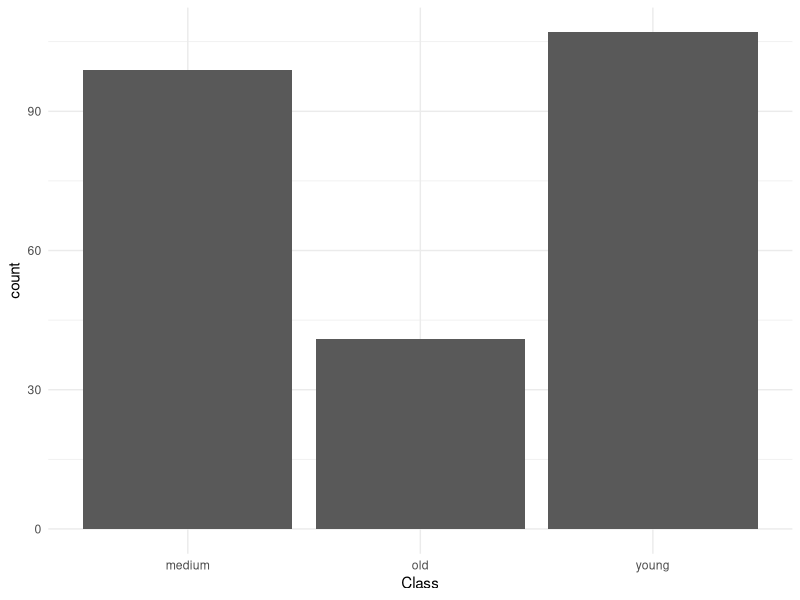
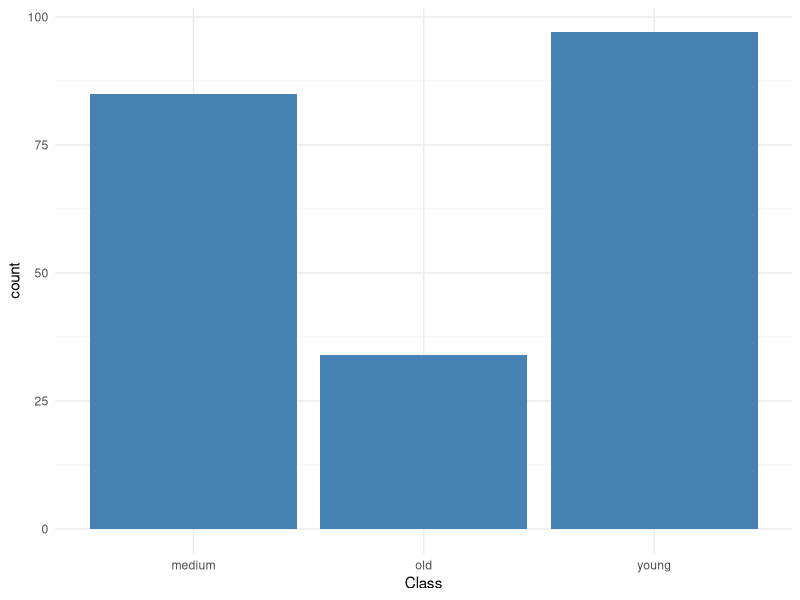
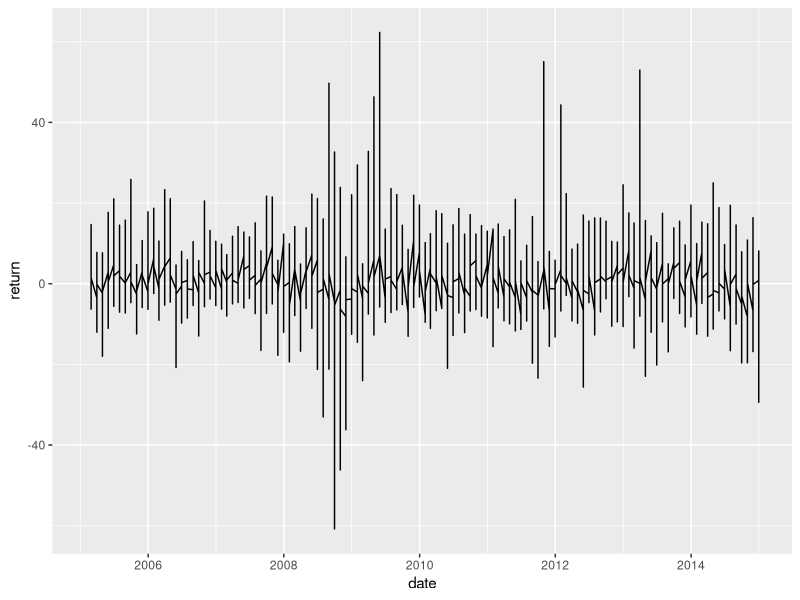
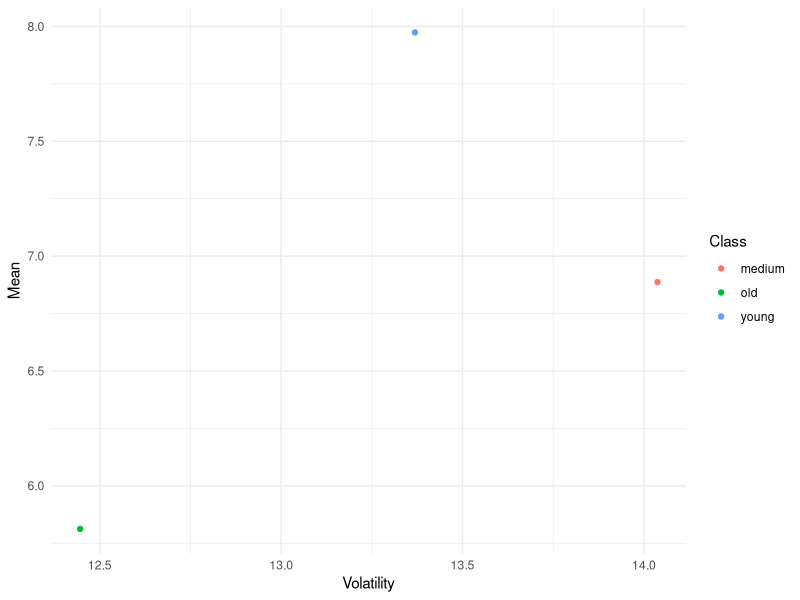

Reproduce these figures in R, in order.
## ---- chunk 1
#laden der benötigten packages
library(tidyverse)
library(scales)
library(lubridate)
library(RColorBrewer)
## ---- chunk 2
#Laden von Basedata, Auswahl der verwendeten Variablen
basedata <- read_csv("DATA/basedata.csv")

basedata <- select(basedata, name, secid, `Inception Date`,`Obsolete Date`, `Fund Size Date`, `Fund Size USD`)

## ---- chunk 3
#Ersetzen der NAs für spätestes Ablesedatum und Auswahl der Funds jünger als 2005-01-01 und aktiv bis 2015

age_final <- basedata %>% 
    mutate(`Obsolete Date` = coalesce(`Obsolete Date`,`Fund Size Date`))%>%
  filter(`Inception Date`< "2005-01-01")%>%
  filter(`Obsolete Date`> "2015-01-01")


## ---- chunk 4

#Alter als Differenz von der unteren Grenze 2015-01-01, Umwandlung in Jahre gerundet als neue Spalte

age_final <- age_final %>%
  mutate(Age_Int=as.Date("2005-01-01"))%>%
  mutate(Age= (`Age_Int` - `Inception Date`))%>%
  mutate((Month = round((Age/30.417)/12, digit=1)))%>%
  mutate(Age_Years=as.numeric(`(Month = round((Age/30.417)/12, digit = 1))`))%>%
  select(name, secid,`Inception Date`,`Obsolete Date`,Age_Years)
## ---- chunk 5
# Bildung der Klassen für das Alter

age_final <- age_final%>%
  mutate(Class = case_when(
Age_Years < 4  ~ "young", Age_Years >= 4 & Age_Years < 10 ~ "medium", Age_Years >= 10 ~ "old"))%>%
  arrange(secid, .by_group = FALSE)

ggplot(age_final)+ geom_bar(aes(Class))+ theme_minimal()
## ---- chunk 6
#Für Größenvergleich Löschen aller Funds ohne Fund Size value

basedata_size <- filter(basedata, `Fund Size USD`>0)

#auch hier anlegen der Daten, filtern nach Zeitinterval

size_final <- basedata_size %>% 
    mutate(`Obsolete Date` = coalesce(`Obsolete Date`,`Fund Size Date`))%>%
  filter(`Inception Date`< "2005-01-01")%>%
  filter(`Obsolete Date`> "2015-01-01")%>%
  filter(`Fund Size Date`> "2005-01-01")%>%
  filter(`Fund Size Date`> "2015-01-01")

#oder nur filtern nach ablesedatum der size
size_final <- basedata_size %>% 
    mutate(`Obsolete Date` = coalesce(`Obsolete Date`,`Fund Size Date`))%>%
  filter(`Fund Size Date`> "2015-01-01")

#Pi: bekomme hier eine Fehlermeldung beim Knitten, dass das Objekt 'basedata_clean2000' nicht gefunden wurde. Habe es daher erstmal rausgenommen.
#LS: ist behoben

## ---- chunk 7
#laden des Datensatzes "mri"
mri <- read_csv("DATA/mri.csv")

# date-variable als date bezeichnen, format dem in clean_final angleichen
mri$date <- as.Date(mri$date, format="%d.%m.%Y")

#filtern nach Zeitinterval
mri05_15 <- mri%>%
  filter(date>= "2005-01-01")%>%
  filter(date< "2015-01-01")

#Löschen aller Funds mit NAs, also keinen Werten für mri

mri05_15[, 2:980][mri05_15[, 2:980] == "-NA"] <- NA

mri05_15 <- mri05_15 %>%
    select_if(~ !any(is.na(.)))

#umwandeln aller funds in character, dann pivot_longer um daten zu reorganisieren
mri05_15$FHUSA04GGS <- as.character(mri05_15$FHUSA04GGS)
mri05_15$FHUSA04B6U <- as.character(mri05_15$FHUSA04B6U)
mri05_15$F00000GUU3 <- as.character(mri05_15$F00000GUU3)

tidy_data <- pivot_longer(mri05_15, cols = 2:231, names_to ="secid", values_to = "mri")

#mri von character in numeric
tidy_data$mri <- as.numeric(tidy_data$mri)
## ---- chunk 8

#einlesen der daten
factordata <- read_csv("DATA/factordata.csv")

# date-variable als date bezeichnen, format dem in clean_final angleichen
factordata$date <- as.Date(factordata$date, format="%d.%m.%Y")

#filtern nach Zeitinterval
factordata_final <- factordata%>%
  filter(date>= "2005-01-01")%>%
  filter(date< "2015-01-01")




## ---- chunk 9
#return,HWM und DD für mri für die einzelnen funds

tidy_data <- tidy_data %>% 
  group_by(secid) %>% 
  mutate(lag_mri = lag(mri, n = 1), return = (mri-lag_mri)/lag_mri*100, hwm = cummax(mri), dd = (hwm - mri)/hwm)%>%
  ungroup() %>% 
  arrange(secid, date) %>%
  select(!lag_mri)


#mean return, volatility,VaR, maxDD für gesamte Stichprobe

summary_all <- tidy_data %>% 
  summarise(Mean = 12*mean(return, na.rm = TRUE), Volatility = sqrt(12)*sd(return, na.rm = TRUE), VaR = quantile(return, probs = 0.05, na.rm = TRUE),
MDD = max(dd, na.rm = TRUE))

## ---- chunk 10
#mean return, volatility,VaR, maxDD für die funds

summary <- tidy_data %>% 
  group_by(secid) %>% 
  summarise(Mean = 12*mean(return, na.rm = TRUE), Volatility = sqrt(12)*sd(return, na.rm = TRUE), VaR = quantile(return, probs = 0.05, na.rm = TRUE),
MDD = max(dd, na.rm = TRUE))%>%
  arrange(secid, .by_group = FALSE)

#erstellen eines großen Datensets mit Klassen von klein,mittel, groß
age_final_summary <- merge(age_final, summary, by = "secid")%>%
  arrange(secid, .by_group = FALSE)%>%
  select(secid, Class, Mean, Volatility, VaR, MDD )

ggplot(age_final_summary)+geom_bar(aes(x=Class), fill="steelblue")+theme_minimal()

#Erstellen der einzelnen Zusammenfassungen für die Klassen
summary_young <- age_final_summary%>%
  filter(Class=="young")%>%
  summarise(Mean = mean(Mean), Volatility = mean(Volatility), VaR = mean(VaR),
MDD = mean(MDD))%>%
  mutate(Class="young")%>%
  relocate(Class, .before = Mean)

summary_medium <- age_final_summary%>%
  filter(Class=="medium")%>%
  summarise(Mean = mean(Mean), Volatility = mean(Volatility), VaR = mean(VaR),
MDD = mean(MDD))%>%
  mutate(Class="medium")%>%
  relocate(Class, .before = Mean)


summary_old <- age_final_summary%>%
  filter(Class=="old")%>%
  summarise(Mean = mean(Mean), Volatility = mean(Volatility), VaR = mean(VaR),
MDD = mean(MDD))%>%
  mutate(Class="old")%>%
  relocate(Class, .before = Mean)

#Zusammenfassen in einer summary

summary_final <- bind_rows(summary_young,summary_medium,summary_old, .id = "Class")%>%
  mutate(Class= c("young","medium","old"))
## ---- chunk 11
#zum Spass: kleine darstellung für alle Funds, white noise

ggplot(data=tidy_data) + aes(x=date, y = return) +
geom_line()
## ---- chunk 12
#Darstellung Zshg. Volatility/Mean für Alter
ggplot(data=summary_final) + geom_point(aes(x=Volatility, y = Mean, color = Class)) + theme_minimal()
